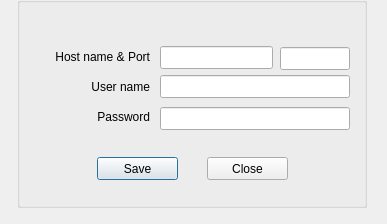
<?xml version="1.0" encoding="UTF-8"?>
<ui version="4.0">
 <class>DBSettings</class>
 <widget class="QDialog" name="DBSettings">
  <property name="geometry">
   <rect>
    <x>0</x>
    <y>0</y>
    <width>387</width>
    <height>224</height>
   </rect>
  </property>
  <property name="windowTitle">
   <string>Database settings</string>
  </property>
  <widget class="QGroupBox" name="groupBox">
   <property name="geometry">
    <rect>
     <x>17</x>
     <y>-3</y>
     <width>350</width>
     <height>211</height>
    </rect>
   </property>
   <property name="title">
    <string/>
   </property>
   <widget class="QLabel" name="label">
    <property name="geometry">
     <rect>
      <x>13</x>
      <y>52</y>
      <width>120</width>
      <height>15</height>
     </rect>
    </property>
    <property name="text">
     <string>Host name &amp; Port</string>
    </property>
    <property name="alignment">
     <set>Qt::AlignRight|Qt::AlignTrailing|Qt::AlignVCenter</set>
    </property>
   </widget>
   <widget class="QLabel" name="label_2">
    <property name="geometry">
     <rect>
      <x>13</x>
      <y>82</y>
      <width>120</width>
      <height>15</height>
     </rect>
    </property>
    <property name="text">
     <string>User name</string>
    </property>
    <property name="alignment">
     <set>Qt::AlignRight|Qt::AlignTrailing|Qt::AlignVCenter</set>
    </property>
   </widget>
   <widget class="QLabel" name="label_3">
    <property name="geometry">
     <rect>
      <x>13</x>
      <y>112</y>
      <width>120</width>
      <height>15</height>
     </rect>
    </property>
    <property name="text">
     <string>Password</string>
    </property>
    <property name="alignment">
     <set>Qt::AlignRight|Qt::AlignTrailing|Qt::AlignVCenter</set>
    </property>
   </widget>
   <widget class="QLineEdit" name="lineEditHostName">
    <property name="geometry">
     <rect>
      <x>143</x>
      <y>49</y>
      <width>113</width>
      <height>23</height>
     </rect>
    </property>
   </widget>
   <widget class="QLineEdit" name="lineEditUsername">
    <property name="geometry">
     <rect>
      <x>143</x>
      <y>78</y>
      <width>190</width>
      <height>23</height>
     </rect>
    </property>
   </widget>
   <widget class="QLineEdit" name="lineEditPort">
    <property name="geometry">
     <rect>
      <x>263</x>
      <y>50</y>
      <width>70</width>
      <height>23</height>
     </rect>
    </property>
   </widget>
   <widget class="QLineEdit" name="lineEditPassword">
    <property name="geometry">
     <rect>
      <x>143</x>
      <y>110</y>
      <width>190</width>
      <height>23</height>
     </rect>
    </property>
   </widget>
   <widget class="QPushButton" name="pushButtonSave">
    <property name="geometry">
     <rect>
      <x>80</x>
      <y>160</y>
      <width>81</width>
      <height>23</height>
     </rect>
    </property>
    <property name="text">
     <string>Save</string>
    </property>
   </widget>
   <widget class="QPushButton" name="pushButtonClose">
    <property name="geometry">
     <rect>
      <x>190</x>
      <y>160</y>
      <width>81</width>
      <height>23</height>
     </rect>
    </property>
    <property name="text">
     <string>Close</string>
    </property>
   </widget>
  </widget>
 </widget>
 <resources/>
 <connections/>
</ui>
